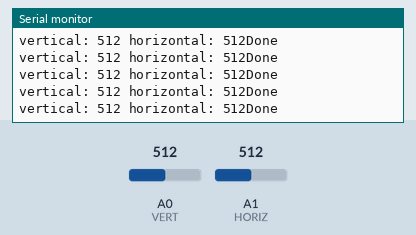
Recording of a sketch running on a simulated Arduino Uno, built with avr-gcc and run on an emulated ATmega328P. Parts: the last lines printed to the serial monitor. Inputs (shaded band) come from the test bench; at power-on: A0 (VERT) = 512, A1 (HORIZ) = 512.

Above: at 1.2 s.
1.3 s: A0 (VERT) set to 986
At 2.2 s:
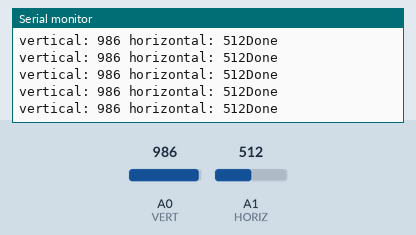
4.3 s: A0 (VERT) set to 1015
At 5.2 s:
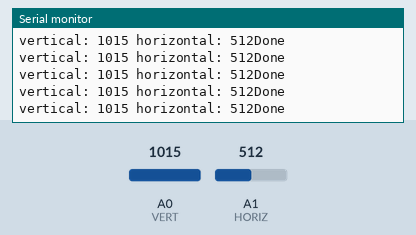
10.3 s: A1 (HORIZ) set to 108
At 10.9 s:
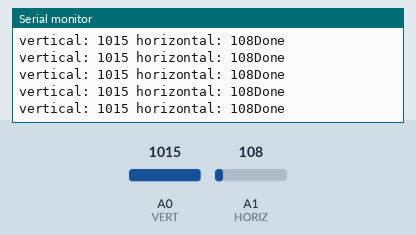
13.3 s: A1 (HORIZ) set to 91
At 14.3 s:
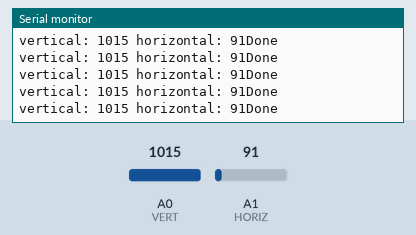
16.3 s: A1 (HORIZ) set to 11
At 17.3 s:
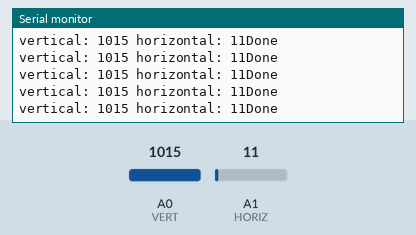
19.3 s: A1 (HORIZ) set to 8
At 20.3 s:
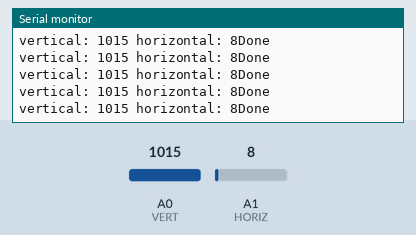
Timing chart, 0 to 21.8 s (numbered marks = the images above; inputs shaded):
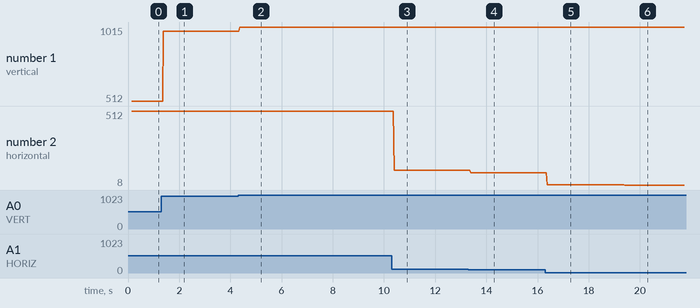

Measured:
- after the input at 1.3 s, the serial monitor: prints a new line after 0.09 s (image 1)
- after the input at 4.3 s, the serial monitor: prints a new line after 0.07 s (image 2)
- after the input at 10.3 s, the serial monitor: prints a new line after 0.10 s (image 3)
- after the input at 13.3 s, the serial monitor: prints a new line after 0.09 s (image 4)
- after the input at 16.3 s, the serial monitor: prints a new line after 0.08 s (image 5)
- after the input at 19.3 s, the serial monitor: prints a new line after 0.10 s (image 6)
- plotted number 1: 512 → 986 after the input at 1.3 s, 986 → 1015 after the input at 4.3 s
- plotted number 2: 512 → 108 after the input at 10.3 s, 108 → 91 after the input at 13.3 s, 91 → 11 after the input at 16.3 s, 11 → 8 after the input at 19.3 s

The sketch:

joystick_2axis_center_select.ino
```cpp
// 2 axis analog center select joystick
// Part: Digikey # 1568-1526-ND
// Directional ports: A0, A1

const int VERT = 0; // analog
const int HORIZ = 1; // analog

int vertical, horizontal, select;

void setup() {
  Serial.begin(9600);
  Serial.println("========================================");
  Serial.println("2 axis analog center select joystick switch begin");
  Serial.println("Using ANALOG ports: 0 and 1");
  Serial.println("------------------");

}

void loop() {

  vertical = analogRead(VERT); // will be 0-1023
  horizontal = analogRead(HORIZ); // will be 0-1023
  Serial.print("vertical: ");
  Serial.print(vertical, DEC);
  Serial.print(" horizontal: ");
  Serial.print(horizontal, DEC);
  Serial.println("Done");
}
```
